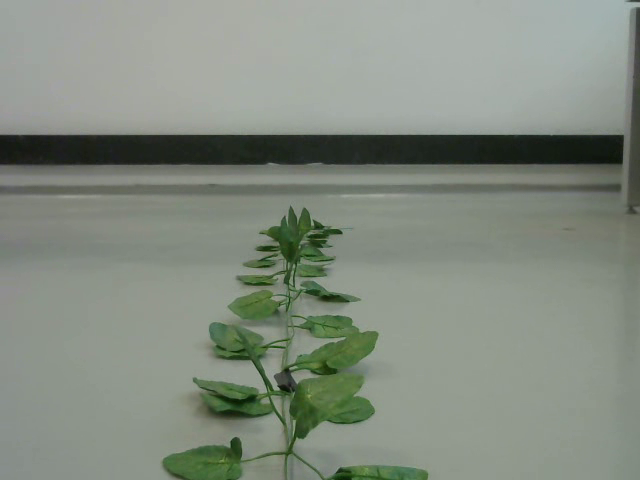
#> input picture frame 37 of VIDS/my_video-10.mp4, 640 x 480 px, given in place of my_video-4.mp4, which was not available
$ python vid-driver.py
#> lines starting #> are read from the running program, lines starting #| are printed output that depends on the picture
import cv2
import numpy as np
import glob

pixl=0
click=True

def mouse(event, x, y, flags, params):
    global pixl,click
    if event == cv2.EVENT_MOUSEMOVE:
        pixl=(x,y)
    #if event == cv2.EVENT_LBUTTONUP:
    #    click= False

res=5
step=2.5

#text
font = cv2.FONT_HERSHEY_SIMPLEX
org = (10, 50)
fontScale = 1
color = (255, 0, 0)
thickness = 1

path1="/home/christian/Desktop/UNIV/DEMETER/VIDS/my_video-4.mp4"
path2="/home/christian/Desktop/UNIV/DEMETER/TRAINING/PLANT-SOIL/"

# Create a video capture object, in this case we are reading the video from a file

vid_capture = cv2.VideoCapture(path1)

if (vid_capture.isOpened() == False):
    print("Error opening the video file")
# Read fps and frame count
else:
    # Get frame rate information
    # You can replace 5 with CAP_PROP_FPS as well, they are enumerations
    fps = vid_capture.get(cv2.CAP_PROP_FPS)
    print('Frames per second : ', fps,'FPS')

    # Get frame count
    # You can replace 7 with CAP_PROP_FRAME_COUNT as well, they are enumerations
    frame_count = vid_capture.get(cv2.CAP_PROP_FRAME_COUNT)

    height=int (vid_capture.get(cv2.CAP_PROP_FRAME_HEIGHT))
    width =int(vid_capture.get(cv2.CAP_PROP_FRAME_WIDTH))
    print("height : "+str(height))
    print("width : "+str(width))
#---------------------------------------------------------------------------------------

pixl=(width//2,height//2)
while(vid_capture.isOpened()):
    # and the second is frame
    ret, frame = vid_capture.read()
#> frame is the input picture: shape (480, 640, 3); mean B, G, R 128.3, 139.7, 131.5
    if (ret==True):
        cv2.imshow("window",frame)
        cv2.waitKey(1)
        while(click):
            cv2.setMouseCallback("window", mouse)
            frame2=cv2.line(frame.copy(),(width//2,height),pixl,(0,0,250),5)

            try:
                angle = np.arctan((height-pixl[1] )/(pixl[0]- width/2)) * 180 / np.pi
            except:
                angle=90

            angle = (angle + 180) if (angle < 0) else angle
            angle= int ((angle//res)*res + ((angle%res)//step)*res)

            angle = 45 if (angle < 45) else angle
            angle = 135 if (angle > 135) else angle

            frame2 = cv2.putText(frame2, str(angle), org, font,
                                fontScale, color, thickness, cv2.LINE_AA)
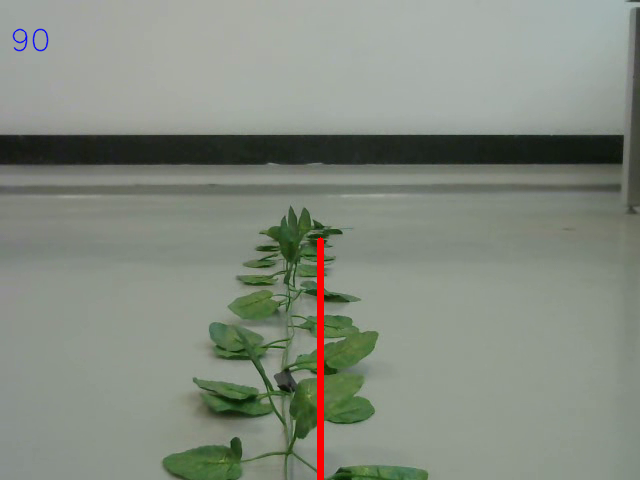
#> frame2: shape (480, 640, 3); mean B, G, R 127.9, 139, 132.3

            cv2.imshow("window", frame2)
            key = cv2.waitKey(1) & 0xFF
#> (key q is pressed here)
            if key == ord("o"):
                break
            if key == ord("q"):
                exit()
#> (the program exits here)

$ run again, starting later in the video
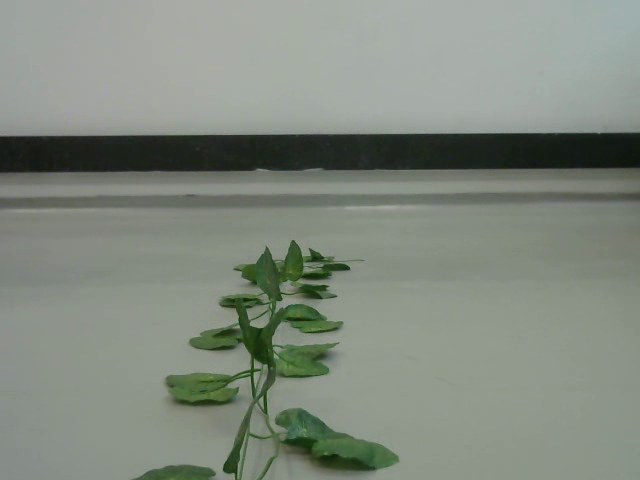
#> input picture frame 169 of VIDS/my_video-10.mp4, 640 x 480 px, given in place of my_video-4.mp4, which was not available
#> frame is the input picture: shape (480, 640, 3); mean B, G, R 127.6, 138.2, 130.2
#> `frame2 = cv2.putText(frame2, str(angle), org, font, fontScale, color, ..`:
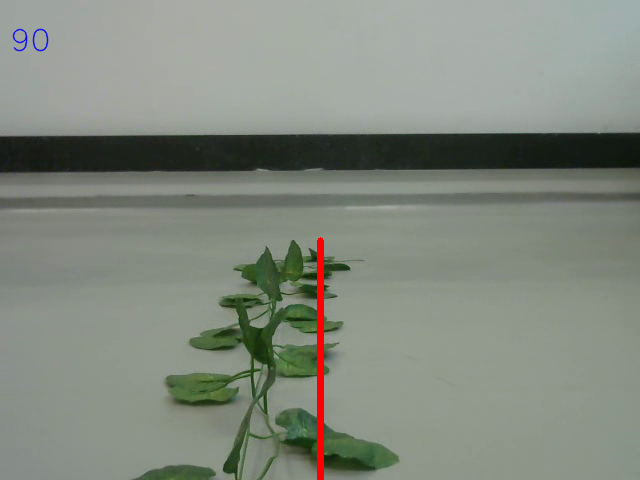
#> frame2: shape (480, 640, 3); mean B, G, R 127.2, 137.5, 131

$ run again, starting later in the video
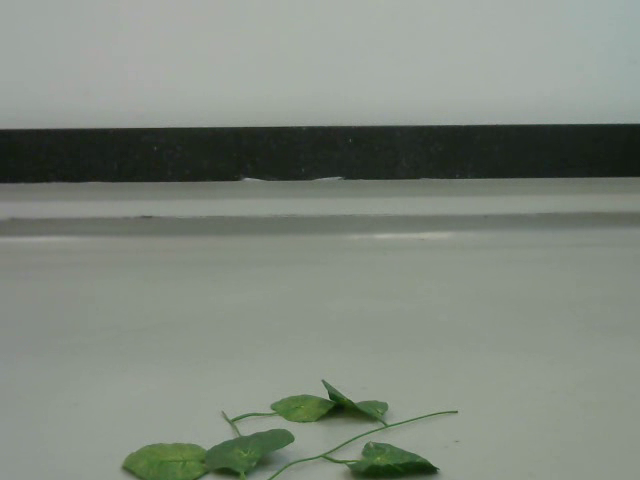
#> input picture frame 301 of VIDS/my_video-10.mp4, 640 x 480 px, given in place of my_video-4.mp4, which was not available
#> frame is the input picture: shape (480, 640, 3); mean B, G, R 126.2, 136.4, 128.6
#> `frame2 = cv2.putText(frame2, str(angle), org, font, fontScale, color, ..`:
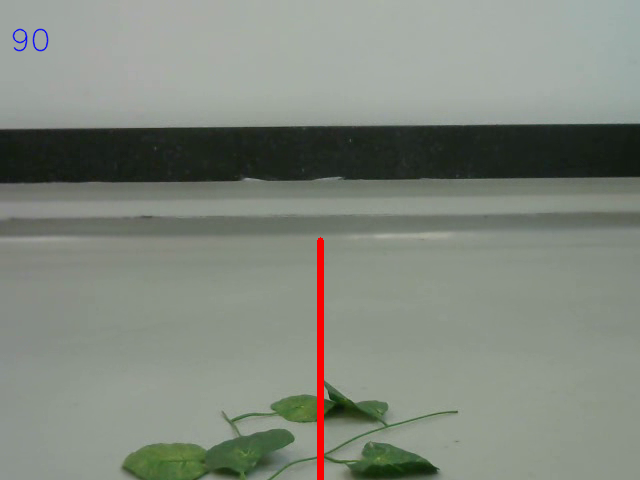
#> frame2: shape (480, 640, 3); mean B, G, R 125.6, 135.5, 129.1
